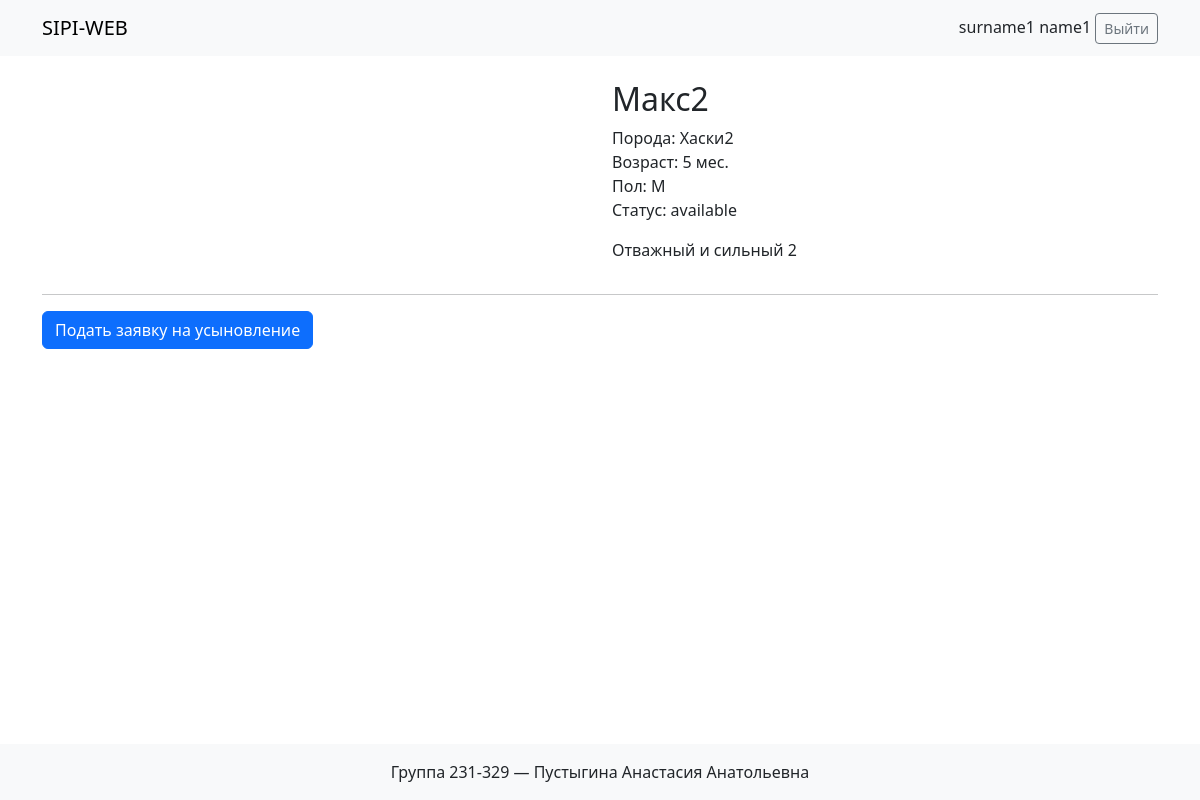
The app's page /animal/20 (signed in), older data.
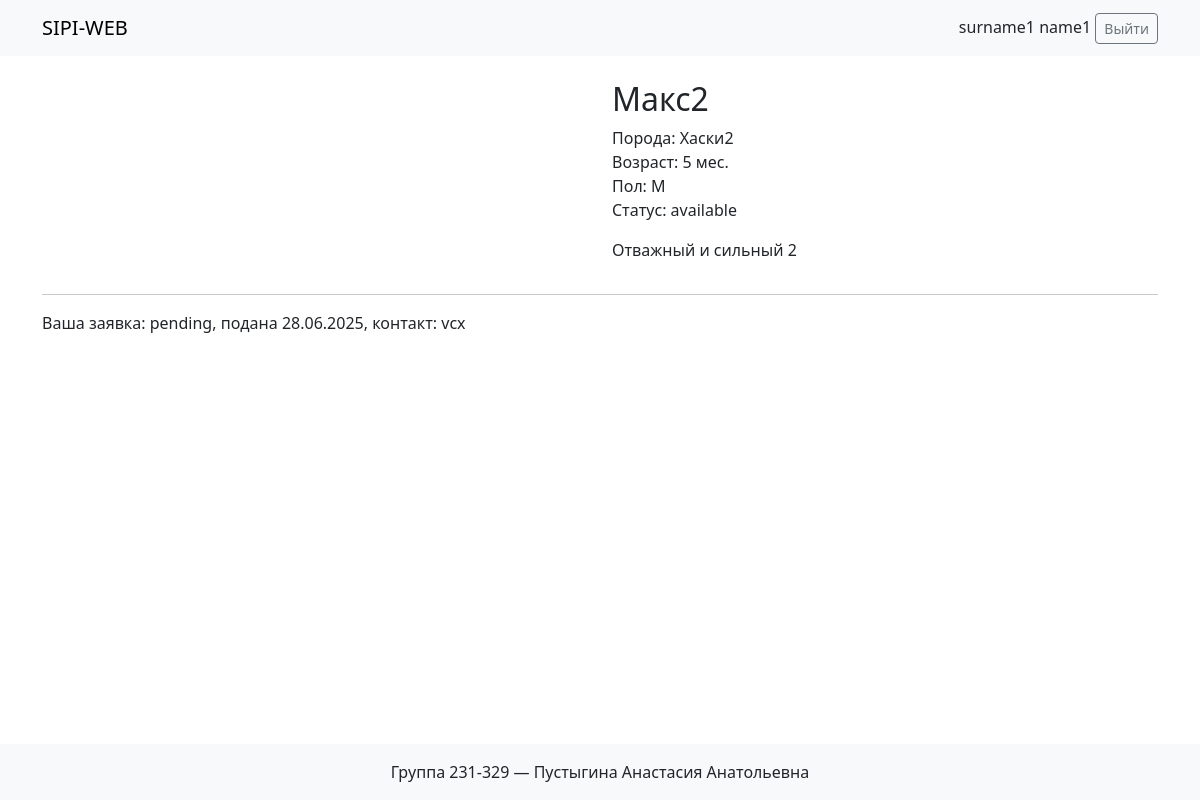
The same page, newer data.
### models.py (models this page shows)
class AdoptionRequest(db.Model):
    id = db.Column(db.Integer, primary_key=True)
    animal_id = db.Column(db.Integer, db.ForeignKey('animal.id'), nullable=False)
    user_id = db.Column(db.Integer, db.ForeignKey('user.id'), nullable=False)
    user = db.relationship('User')
    contact_info = db.Column(db.String(200), nullable=False)
    status = db.Column(db.String(20), default='pending')
    created_at = db.Column(db.DateTime, default=datetime.utcnow)

### routes.py (the view)
@routes.route('/animal/<int:animal_id>')
def animal_detail(animal_id):
    animal = Animal.query.get_or_404(animal_id)
    description_html = markdown.markdown(animal.description)
    requests = []
    user_request = None
    form = AdoptionForm()
    if current_user.is_authenticated:
        if current_user.is_staff():
            requests = AdoptionRequest.query.filter_by(animal_id=animal_id).order_by(AdoptionRequest.created_at.desc()).all()
        else:
            user_request = AdoptionRequest.query.filter_by(animal_id=animal_id, user_id=current_user.id).first()
    return render_template(
        'animal_detail.html',
        animal=animal,
        description_html=description_html,
        requests=requests,
        user_request=user_request,
        form=form
    )

### __init__.py (called while the page is built)
def create_app():
    app = Flask(__name__)
    app.config['SECRET_KEY'] = Config.SECRET_KEY
    app.config['SQLALCHEMY_DATABASE_URI'] = Config.SQLALCHEMY_DATABASE_URI
    db.init_app(app)
    login_manager.init_app(app)
    @login_manager.user_loader
    def load_user(user_id):
        return db.session.get(User, int(user_id))
    from routes import routes
    app.register_blueprint(routes)
    return app

### models.py (called while the page is built)
    def is_staff(self):
        return self.role.name in ('administrator', 'moderator')

    def is_user(self):
        return self.role.name == 'user'

### templates/animal_detail.html (shortened to what this page needs)
{% extends 'base.html' %}
{% block content %}
<div class="row">
  <div class="col-md-6">
  </div>
  <div class="col-md-6">
    <h2>{{ animal.name }}</h2>
    <p>Порода: {{ animal.breed }}<br>
       Возраст: {{ animal.age }} мес.<br>
       Пол: {{ animal.gender }}<br>
       Статус: {{ animal.status }}</p>
    <div>{{ description_html|safe }}</div>
  </div>
</div>
<hr>
{% if current_user.is_authenticated %}
  {% if current_user.is_staff() %}
    <h4>Заявки</h4>
    {% for req in requests %}
      <div class="border p-2 mb-2">
        <strong>{{ req.user.last_name }} {{ req.user.first_name }}</strong>,
        {{ req.contact_info }}, {{ req.created_at.strftime('%d.%m.%Y %H:%M') }},
        Статус: {{ req.status }}
        <form method="post" action="{{ url_for('routes.adoption_request_action', req_id=req.id, action='accept') }}" class="d-inline">
          <button class="btn btn-success btn-sm">Принять</button>
        </form>
        <form method="post" action="{{ url_for('routes.adoption_request_action', req_id=req.id, action='reject') }}" class="d-inline">
          <button class="btn btn-danger btn-sm">Отклонить</button>
        </form>
      </div>
    {% endfor %}
  {% elif current_user.is_user() %}
    {% if user_request %}
      <p>Ваша заявка: {{ user_request.status }}, подана {{ user_request.created_at.strftime('%d.%m.%Y') }}, контакт: {{ user_request.contact_info }}</p>
    {% else %}
      <button class="btn btn-primary" data-bs-toggle="modal" data-bs-target="#adoptModal">Подать заявку на усыновление</button>
    {% endif %}
  {% endif %}
{% endif %}
{% endblock %}

Row changes from the older to the newer data that the page shows:
added AdoptionRequest: status "pending", created_at "28.06.2025", contact_info "vcx"
Text that changed along with them:
text no longer shown: "Подать заявку на усыновление"
text now shown: "Ваша заявка: , подана , контакт:"
